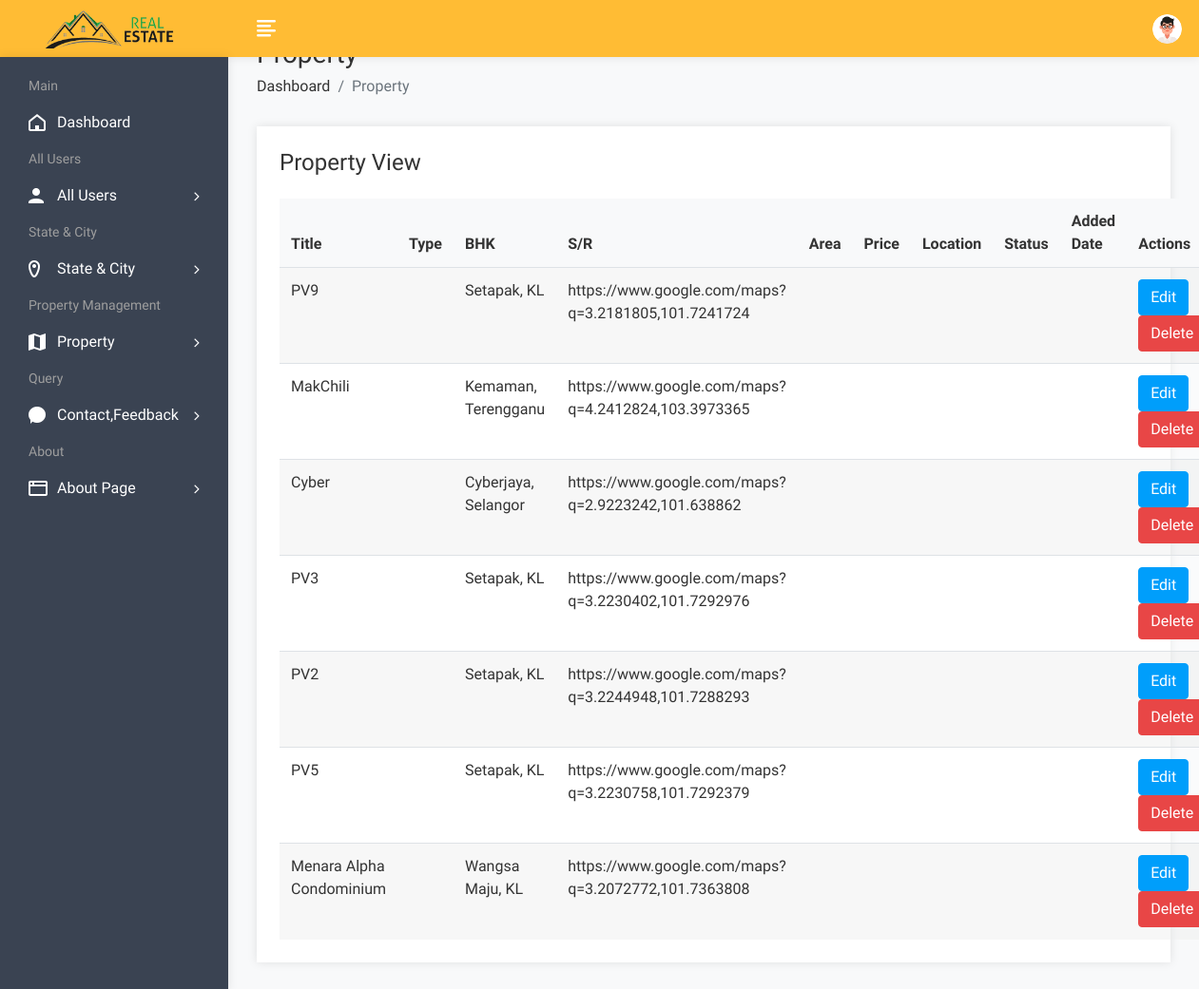
The page /admin/propertyview.php (signed in) on the database as committed earlier.
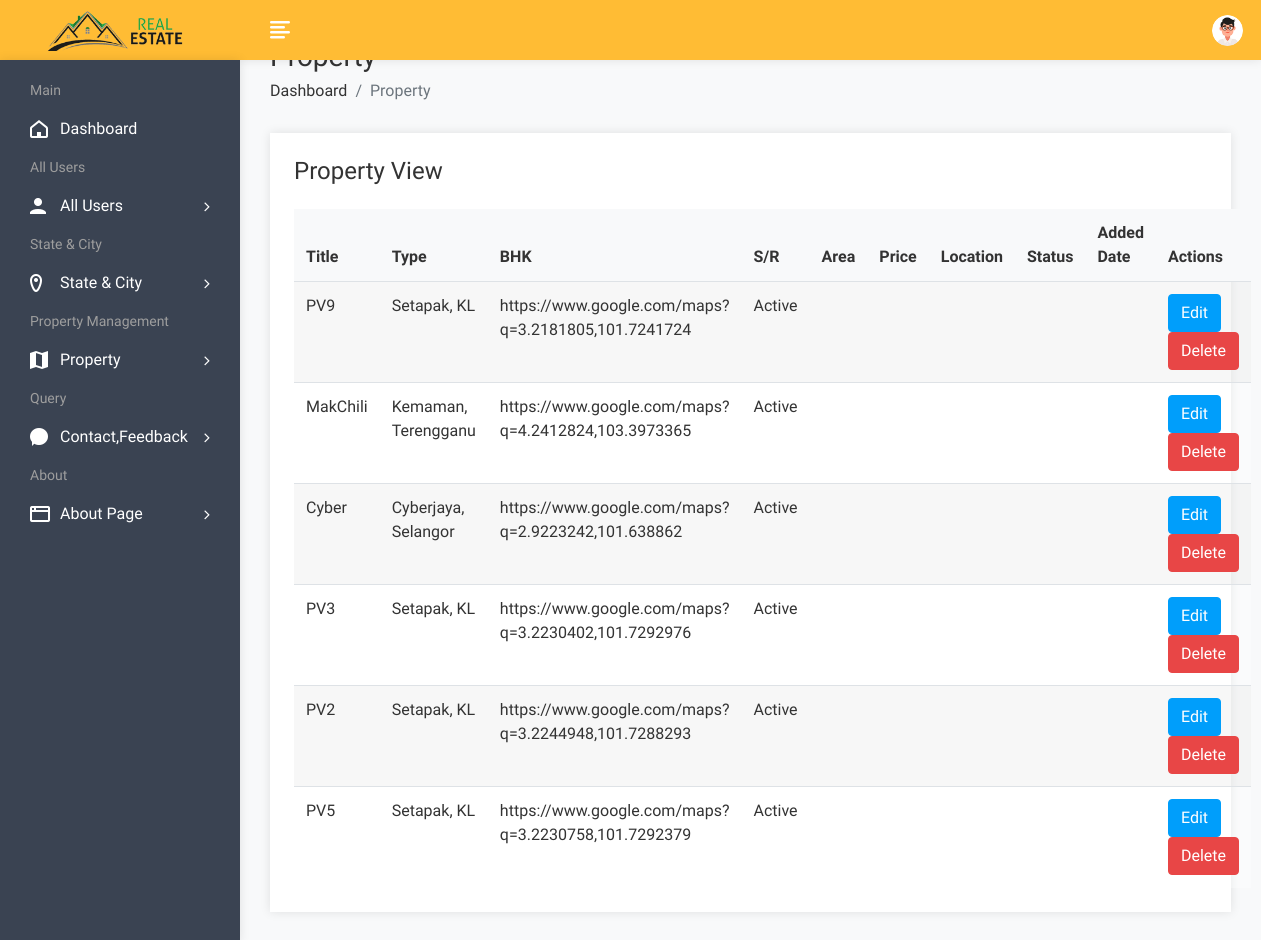
The same page on the database as committed later.
### tables this page shows
CREATE TABLE `property` (
  `PropertyID` varchar(6) NOT NULL,
  `PropertyName` varchar(255) NOT NULL,
  `PropertyType` varchar(255) NOT NULL,
  `Location` varchar(255) NOT NULL,
  `Maps` varchar(255) DEFAULT NULL,
  `PropertyStatus` varchar(50) DEFAULT 'Active',
  `CreatedAt` datetime DEFAULT CURRENT_TIMESTAMP,
  `UpdatedAt` datetime DEFAULT CURRENT_TIMESTAMP ON UPDATE CURRENT_TIMESTAMP,
  `AgentID` varchar(6) DEFAULT NULL
);

### admin/propertyview.php (the view, shortened to what this page needs)
<!DOCTYPE html>
<html lang="en">
<head>
        <link rel="stylesheet" href="assets/css/bootstrap.min.css">
        <link rel="stylesheet" href="assets/css/font-awesome.min.css">
        <link rel="stylesheet" href="assets/css/feathericon.min.css">
		<link rel="stylesheet" href="assets/plugins/datatables/dataTables.bootstrap4.min.css">
		<link rel="stylesheet" href="assets/plugins/datatables/responsive.bootstrap4.min.css">
		<link rel="stylesheet" href="assets/plugins/datatables/select.bootstrap4.min.css">
		<link rel="stylesheet" href="assets/plugins/datatables/buttons.bootstrap4.min.css">
        <link rel="stylesheet" href="assets/css/style.css">
    </head>
    <body>
				<?php include("header.php"); ?>
            <div class="page-wrapper">
                <div class="content container-fluid">
					<div class="page-header">
						<div class="row">
							<div class="col">
								<h3 class="page-title">Property</h3>
								<ul class="breadcrumb">
									<li class="breadcrumb-item"><a href="dashboard.php">Dashboard</a></li>
									<li class="breadcrumb-item active">Property</li>
								</ul>
							</div>
						</div>
					</div>
					<div class="row">
                            <div class="col-12">
                                <div class="card">
                                    <div class="card-body">
                                        <h4 class="header-title mt-0 mb-4">Property View</h4>
                                        <table id="datatable-buttons" class="table table-striped dt-responsive nowrap">
                                            <thead>
                                                <tr>
                                                    <th>Title</th>
                                                    <th>Type</th>
                                                    <th>BHK</th>
                                                    <th>S/R</th>
													<th>Area</th>
                                                    <th>Price</th>
                                                    <th>Location</th>
													<th>Status</th>
                                                    <th>Added Date</th>
                                                    <th>Actions</th>
                                                </tr>
                                            </thead>
                                            <tbody>
												<?php
													$query=mysqli_query($con,"select * from property");
													while($row=mysqli_fetch_row($query))
													{
												?>
                                                <tr>
                                                    <td><?php echo $row['1']; ?></td>
                                                    <td><?php echo $row['3']; ?></td>
                                                    <td><?php echo $row['4']; ?></td>
                                                    <td><?php echo $row['5']; ?></td>
                                                    <td><?php echo $row['12']; ?></td>
                                                    <td><?php echo $row['13']; ?></td>
                                                    <td><?php echo $row['14']; ?></td>
                                                    <td><?php echo $row['24']; ?></td>
                                                    <td><?php echo $row['29']; ?></td>
													<td><a href="propertyedit.php?id=<?php echo $row['0'];?>"><button class="btn btn-info">Edit</button></a>
                                                    <a href="propertydelete.php?id=<?php echo $row['0'];?>"><button class="btn btn-danger">Delete</button></a></td>
                                                </tr>
                                               <?php
												}
												?>
                                            </tbody>
                                        </table>
                                    </div>
                                </div>
                            </div>
                        </div>
				</div>
			</div>
    </body>
</html>

### admin/header.php (shortened to what this page needs)
<div class="header">
              <div class="header-left">
                  <a href="dashboard.php" class="logo">
				<img src="assets/img/rsadmin.png" alt="Logo">
			</a>
              </div>
		<a href="javascript:void(0);" id="toggle_btn">
			<i class="fe fe-text-align-left"></i>
		</a>
		<ul class="nav user-menu">
			<li class="nav-item dropdown app-dropdown">
				<a href="#" class="dropdown-toggle nav-link" data-toggle="dropdown">
					<span class="user-img"><img class="rounded-circle" src="assets/img/profiles/avatar-01.png" width="31" alt="Ryan Taylor"></span>
				</a>
			</li>
		</ul>
          </div>
          <div class="sidebar" id="sidebar">
              <div class="sidebar-inner slimscroll">
			<div id="sidebar-menu" class="sidebar-menu">
				<ul>
					<li class="menu-title">
						<span>Main</span>
					</li>
					<li>
						<a href="dashboard.php"><i class="fe fe-home"></i> <span>Dashboard</span></a>
					</li>
					<li class="menu-title">
						<span>All Users</span>
					</li>
					<li class="submenu">
						<a href="#"><i class="fe fe-user"></i> <span> All Users </span> <span class="menu-arrow"></span></a>
					</li>
					<li class="menu-title">
						<span>State & City</span>
					</li>
					<li class="submenu">
						<a href="#"><i class="fe fe-location"></i> <span>State & City</span> <span class="menu-arrow"></span></a>
					</li>
					<li class="menu-title">
						<span>Property Management</span>
					</li>
					<li class="submenu">
						<a href="#"><i class="fe fe-map"></i> <span> Property</span> <span class="menu-arrow"></span></a>
					</li>
					<li class="menu-title">
						<span>Query</span>
					</li>
					<li class="submenu">
						<a href="#"><i class="fe fe-comment"></i> <span> Contact,Feedback </span> <span class="menu-arrow"></span></a>
					</li>
					<li class="menu-title">
						<span>About</span>
					</li>
					<li class="submenu">
						<a href="#"><i class="fe fe-browser"></i> <span> About Page </span> <span class="menu-arrow"></span></a>
					</li>
				</ul>
			</div>
              </div>
          </div>

Rows that differ between the two databases and show on the page:
removed property: PropertyName "Menara Alpha Condominium", Location "Wangsa Maju, KL", Maps "https://www.google.com/maps?q=3.2072772,101.7363808"
changed property "PV9": Location (not shown) → "Setapak, KL"; Maps "Setapak, KL" → "https://www.google.com/maps?q=3.2181805,101.7241724"; PropertyStatus "https://www.google.com/maps?q=3.2181805,101.7241724" → "Active"
changed property "MakChili": Location (not shown) → "Kemaman, Terengganu"; Maps "Kemaman, Terengganu" → "https://www.google.com/maps?q=4.2412824,103.3973365"; PropertyStatus "https://www.google.com/maps?q=4.2412824,103.3973365" → "Active"
changed property "Cyber": Location (not shown) → "Cyberjaya, Selangor"; Maps "Cyberjaya, Selangor" → "https://www.google.com/maps?q=2.9223242,101.638862"; PropertyStatus "https://www.google.com/maps?q=2.9223242,101.638862" → "Active"
changed property "PV3": Location (not shown) → "Setapak, KL"; Maps "Setapak, KL" → "https://www.google.com/maps?q=3.2230402,101.7292976"; PropertyStatus "https://www.google.com/maps?q=3.2230402,101.7292976" → "Active"
changed property "PV2": Location (not shown) → "Setapak, KL"; Maps "Setapak, KL" → "https://www.google.com/maps?q=3.2244948,101.7288293"; PropertyStatus "https://www.google.com/maps?q=3.2244948,101.7288293" → "Active"
changed property "PV5": Location (not shown) → "Setapak, KL"; Maps "Setapak, KL" → "https://www.google.com/maps?q=3.2230758,101.7292379"; PropertyStatus "https://www.google.com/maps?q=3.2230758,101.7292379" → "Active"
